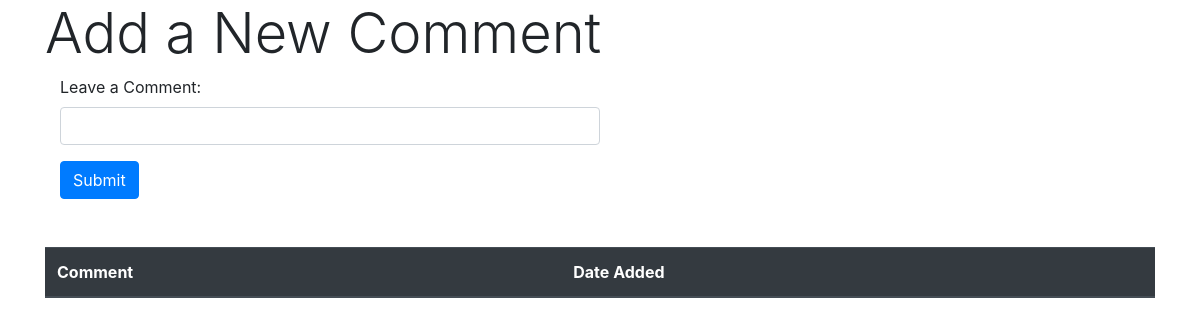
The page /comments/2 on the database as committed earlier.
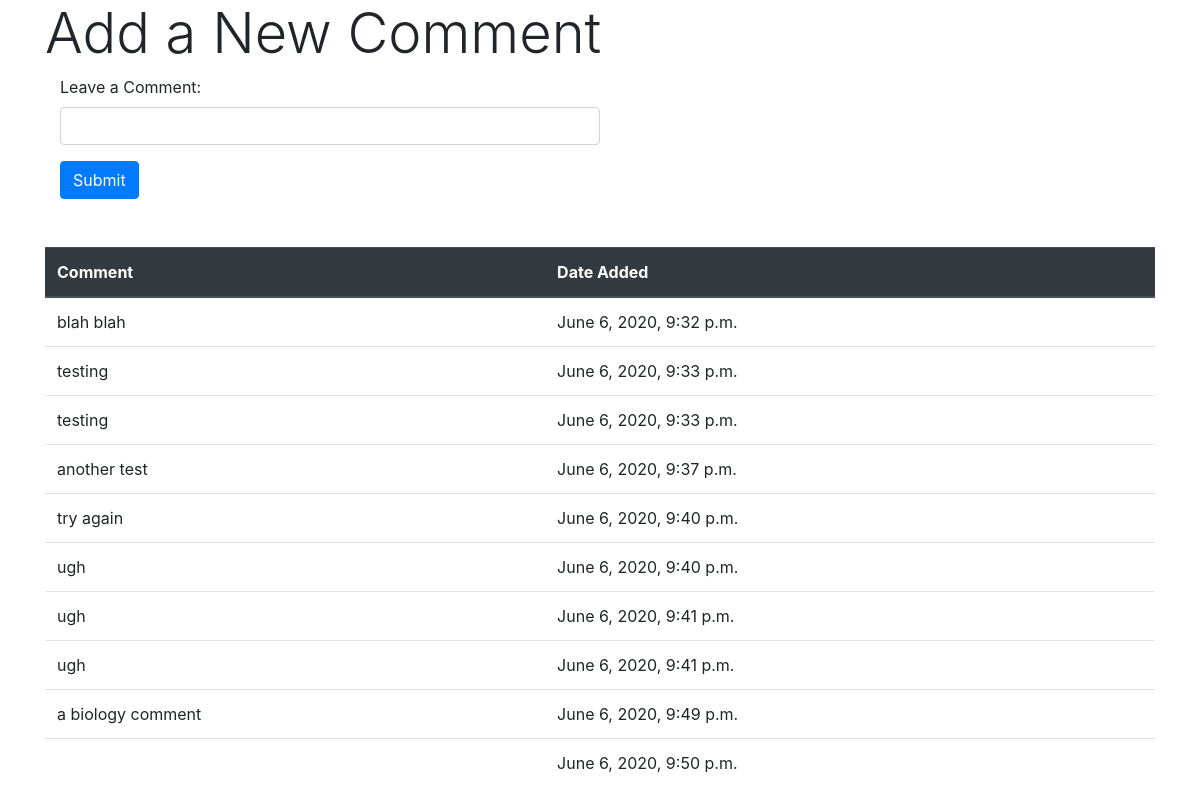
The same page on the database as committed later.
### courses_app/models.py (models this page shows)
class Comment(models.Model):
    course = models.ForeignKey(Course, related_name='comments', on_delete=models.CASCADE)
    comment = models.TextField()
    created_at = models.DateTimeField(auto_now_add=True)
    updated_at = models.DateTimeField(auto_now=True)

### courses_app/views.py (the view)
# urls.py: path('comments/<int:id>', views.comments),
def comments(request, id):
    context = {
        'this_course': Course.objects.get(id=id),
    }
    return render(request, 'comments.html', context)

### courses_app/templates/comments.html (shortened to what this page needs)
<!DOCTYPE html>
<html lang="en">
<head>
    <link rel="stylesheet" href="https://stackpath.bootstrapcdn.com/bootstrap/4.3.1/css/bootstrap.min.css">
</head>
<body>
    <div class="wrapper container">
        <h3 class="display-4">Add a New Comment</h3>
        <div class="container">
            <form action="/add_comment/{{this_course.id}}" method="POST" mb-4>
                <div class="form-group">
                    <label for="content">Leave a Comment:</label>
                    <input class="form-control w-50" type="text" name="content">
                </div>
                <button type="submit" class="btn btn-primary">Submit</button>
            </form>
        </div>
    </div>
    <br><br>
    <div class="wrapper container" mt-4>
        <table class="table">
            <thead class="thead-dark">
                <tr>
                    <th scope="col">Comment</th>
                    <th scope="col">Date Added</th>
                </tr>
            </thead>
            <tbody>
                {% for comment in this_course.comments.all %}
                <tr>
                    <td>{{comment.comment}}</td>
                    <td>{{comment.created_at}}</td>
                </tr>
                {% endfor %}
            </tbody>
          </table>
    </div>
</body>
</html>

Rows that differ between the two databases and show on the page:
added Comment: comment "blah blah", created_at "June 6, 2020, 9:32 p.m."
added Comment: comment "testing", created_at "June 6, 2020, 9:33 p.m."
added Comment: comment "testing", created_at "June 6, 2020, 9:33 p.m."
added Comment: comment "another test", created_at "June 6, 2020, 9:37 p.m."
added Comment: comment "try again", created_at "June 6, 2020, 9:40 p.m."
added Comment: comment "ugh", created_at "June 6, 2020, 9:40 p.m."
added Comment: comment "ugh", created_at "June 6, 2020, 9:41 p.m."
added Comment: comment "ugh", created_at "June 6, 2020, 9:41 p.m."
added Comment: comment "a biology comment", created_at "June 6, 2020, 9:49 p.m."
added Comment: created_at "June 6, 2020, 9:50 p.m."
